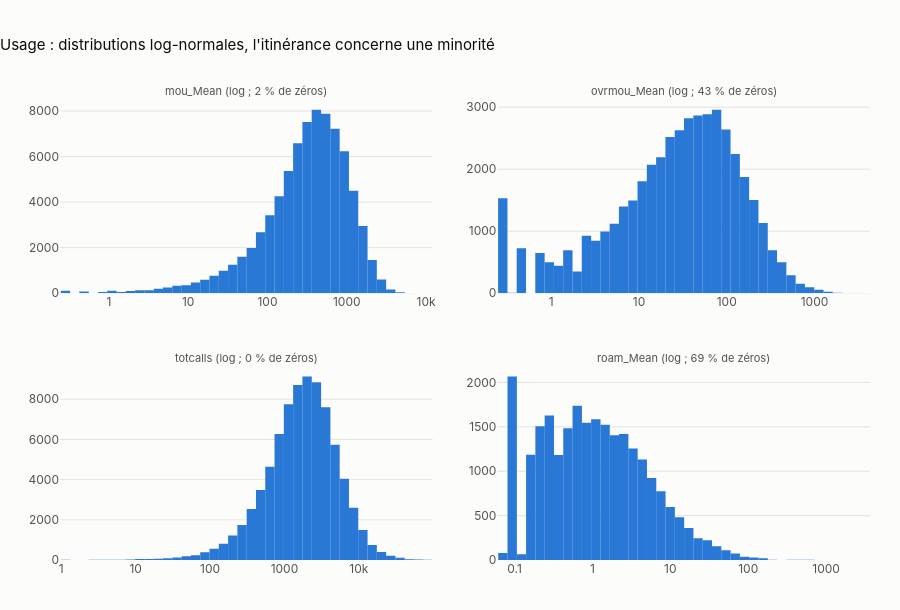

Here is the notebook cell this chart was saved with:
### Markdown cell above
**Conclusion** : `rev_Mean` a une médiane de 48 $ pour une moyenne de 59 $ (asymétrie 10,3). `ovrrev_Mean` (dépassements) est nul pour 42,5 % des clients : la majorité reste dans son forfait. `totmrc_Mean` (abonnement mensuel) est concentré sur quelques paliers tarifaires.

### Code cell
publish(histograms_grid(train, eda.KEY_VARIABLES["Usage"],
                        "Usage : distributions log-normales, l'itinérance concerne une minorité"),
        "02_hist_usage")

### Figure 1 — Plotly figure (JSON) as saved in the notebook; plotly's stock layout.template omitted (floating-point values rounded to 4 significant figures)
{"data": [{"hovertemplate": "mou_Mean ≈ %{x:,.3g}<br>%{y:,} clients<extra></extra>", "marker": {"color": "#2a78d6", "line": {"width": 0}}, "name": "mou_Mean", "showlegend": false, "type": "bar", "width": [0.07746, 0.1015, 0.1329, 0.1741, 0.228, 0.2986, 0.3912, 0.5124, 0.6711, 0.8791, 1.151, 1.508, 1.975, 2.588, 3.389, 4.439, 5.815, 7.616, 9.976, 13.07, 17.12, 22.42, 29.37, 38.46, 50.38, 65.99, 86.44, 113.2, 148.3, 194.2, 254.4, 333.3, 436.5, 571.8, 748.9, 981.0, 1285.0, 1683.0, 2204.0, 2887.0], "x": [0.2861, 0.3748, 0.4909, 0.643, 0.8422, 1.103, 1.445, 1.893, 2.479, 3.247, 4.253, 5.571, 7.297, 9.558, 12.52, 16.4, 21.48, 28.13, 36.85, 48.27, 63.22, 82.81, 108.5, 142.1, 186.1, 243.8, 319.3, 418.2, 547.8, 717.5, 939.8, 1231.0, 1612.0, 2112.0, 2766.0, 3623.0, 4746.0, 6217.0, 8143.0, 10670.0], "xaxis": "x", "y": [106, 2, 71, 0, 53, 103, 52, 95, 134, 127, 192, 249, 325, 345, 465, 592, 764, 990, 1244, 1596, 1988, 2673, 3425, 4253, 5366, 6586, 7516, 8059, 7876, 7221, 6238, 4493, 2946, 1459, 597, 167, 39, 7, 3, 0], "yaxis": "y"}, {"hovertemplate": "ovrmou_Mean ≈ %{x:,.3g}<br>%{y:,} clients<extra></extra>", "marker": {"color": "#2a78d6", "line": {"width": 0}}, "name": "ovrmou_Mean", "showlegend": false, "type": "bar", "width": [0.06907, 0.08815, 0.1125, 0.1436, 0.1832, 0.2339, 0.2985, 0.3809, 0.4862, 0.6205, 0.7919, 1.011, 1.29, 1.646, 2.101, 2.681, 3.422, 4.368, 5.574, 7.114, 9.08, 11.59, 14.79, 18.88, 24.09, 30.75, 39.24, 50.08, 63.91, 81.57, 104.1, 132.9, 169.6, 216.4, 276.2, 352.5, 449.9, 574.2, 732.8, 935.3], "x": [0.2824, 0.3605, 0.46, 0.5871, 0.7493, 0.9563, 1.221, 1.558, 1.988, 2.537, 3.238, 4.133, 5.275, 6.732, 8.592, 10.97, 13.99, 17.86, 22.79, 29.09, 37.13, 47.39, 60.48, 77.19, 98.51, 125.7, 160.5, 204.8, 261.4, 333.6, 425.7, 543.3, 693.4, 885.0, 1130.0, 1442.0, 1840.0, 2348.0, 2997.0, 3825.0], "xaxis": "x2", "y": [1533, 9, 723, 0, 650, 500, 442, 694, 351, 928, 847, 996, 1120, 1399, 1493, 1806, 2071, 2192, 2518, 2627, 2822, 2865, 2886, 2960, 2640, 2244, 1873, 1504, 1133, 693, 500, 288, 153, 97, 57, 24, 8, 3, 2, 2], "yaxis": "y2"}, {"hovertemplate": "totcalls ≈ %{x:,.3g}<br>%{y:,} clients<extra></extra>", "marker": {"color": "#2a78d6", "line": {"width": 0}}, "name": "totcalls", "showlegend": false, "type": "bar", "width": [0.3331, 0.4441, 0.5921, 0.7893, 1.052, 1.403, 1.87, 2.493, 3.324, 4.431, 5.907, 7.876, 10.5, 14.0, 18.66, 24.88, 33.16, 44.21, 58.94, 78.58, 104.8, 139.7, 186.2, 248.2, 330.9, 441.1, 588.1, 784.0, 1045.0, 1393.0, 1858.0, 2476.0, 3301.0, 4401.0, 5867.0, 7822.0, 10430.0, 13900.0, 18530.0, 24710.0], "x": [1.155, 1.539, 2.052, 2.736, 3.647, 4.862, 6.482, 8.641, 11.52, 15.36, 20.47, 27.3, 36.39, 48.51, 64.67, 86.22, 114.9, 153.2, 204.3, 272.3, 363.1, 484.0, 645.3, 860.2, 1147.0, 1529.0, 2038.0, 2717.0, 3622.0, 4829.0, 6438.0, 8583.0, 11440.0, 15250.0, 20340.0, 27110.0, 36140.0, 48180.0, 64230.0, 85630.0], "xaxis": "x3", "y": [8, 0, 2, 9, 13, 11, 18, 27, 49, 48, 65, 83, 119, 190, 233, 388, 557, 812, 1218, 1746, 2543, 3479, 4644, 6266, 7747, 8713, 9135, 8848, 7598, 5741, 4042, 2596, 1495, 746, 397, 215, 106, 41, 22, 11], "yaxis": "y3"}, {"hovertemplate": "roam_Mean ≈ %{x:,.3g}<br>%{y:,} clients<extra></extra>", "marker": {"color": "#2a78d6", "line": {"width": 0}}, "name": "roam_Mean", "showlegend": false, "type": "bar", "width": [0.01975, 0.02599, 0.03421, 0.04502, 0.05925, 0.07797, 0.1026, 0.135, 0.1777, 0.2339, 0.3078, 0.4051, 0.5331, 0.7015, 0.9232, 1.215, 1.599, 2.104, 2.769, 3.644, 4.796, 6.312, 8.307, 10.93, 14.39, 18.93, 24.92, 32.79, 43.15, 56.79, 74.74, 98.36, 129.4, 170.3, 224.2, 295.0, 388.3, 511.0, 672.4, 885.0], "x": [0.0717, 0.09436, 0.1242, 0.1634, 0.2151, 0.283, 0.3725, 0.4902, 0.6451, 0.849, 1.117, 1.47, 1.935, 2.547, 3.351, 4.41, 5.804, 7.639, 10.05, 13.23, 17.41, 22.91, 30.15, 39.68, 52.22, 68.73, 90.45, 119.0, 156.6, 206.2, 271.3, 357.0, 469.9, 618.4, 813.8, 1071.0, 1409.0, 1855.0, 2441.0, 3212.0], "xaxis": "x4", "y": [78, 2067, 64, 1186, 1507, 1628, 1182, 1485, 1738, 1545, 1586, 1522, 1404, 1420, 1255, 1133, 923, 774, 597, 482, 360, 246, 223, 156, 109, 73, 36, 28, 21, 3, 1, 2, 4, 2, 0, 1, 0, 0, 0, 1], "yaxis": "y4"}], "layout": {"annotations": [{"font": {"color": "#52514e", "size": 11}, "showarrow": false, "text": "mou_Mean (log ; 2 % de zéros)", "x": 0.23, "xanchor": "center", "xref": "paper", "y": 1.0, "yanchor": "bottom", "yref": "paper"}, {"font": {"color": "#52514e", "size": 11}, "showarrow": false, "text": "ovrmou_Mean (log ; 43 % de zéros)", "x": 0.77, "xanchor": "center", "xref": "paper", "y": 1.0, "yanchor": "bottom", "yref": "paper"}, {"font": {"color": "#52514e", "size": 11}, "showarrow": false, "text": "totcalls (log ; 0 % de zéros)", "x": 0.23, "xanchor": "center", "xref": "paper", "y": 0.42, "yanchor": "bottom", "yref": "paper"}, {"font": {"color": "#52514e", "size": 11}, "showarrow": false, "text": "roam_Mean (log ; 69 % de zéros)", "x": 0.77, "xanchor": "center", "xref": "paper", "y": 0.42, "yanchor": "bottom", "yref": "paper"}], "bargap": 0.05, "height": 610, "title": {"text": "Usage : distributions log-normales, l'itinérance concerne une minorité"}, "xaxis": {"anchor": "y", "domain": [0.0, 0.46], "type": "log"}, "xaxis2": {"anchor": "y2", "domain": [0.54, 1.0], "type": "log"}, "xaxis3": {"anchor": "y3", "domain": [0.0, 0.46], "type": "log"}, "xaxis4": {"anchor": "y4", "domain": [0.54, 1.0], "type": "log"}, "yaxis": {"anchor": "x", "domain": [0.58, 1.0]}, "yaxis2": {"anchor": "x2", "domain": [0.58, 1.0]}, "yaxis3": {"anchor": "x3", "domain": [0.0, 0.42]}, "yaxis4": {"anchor": "x4", "domain": [0.0, 0.42]}}}
